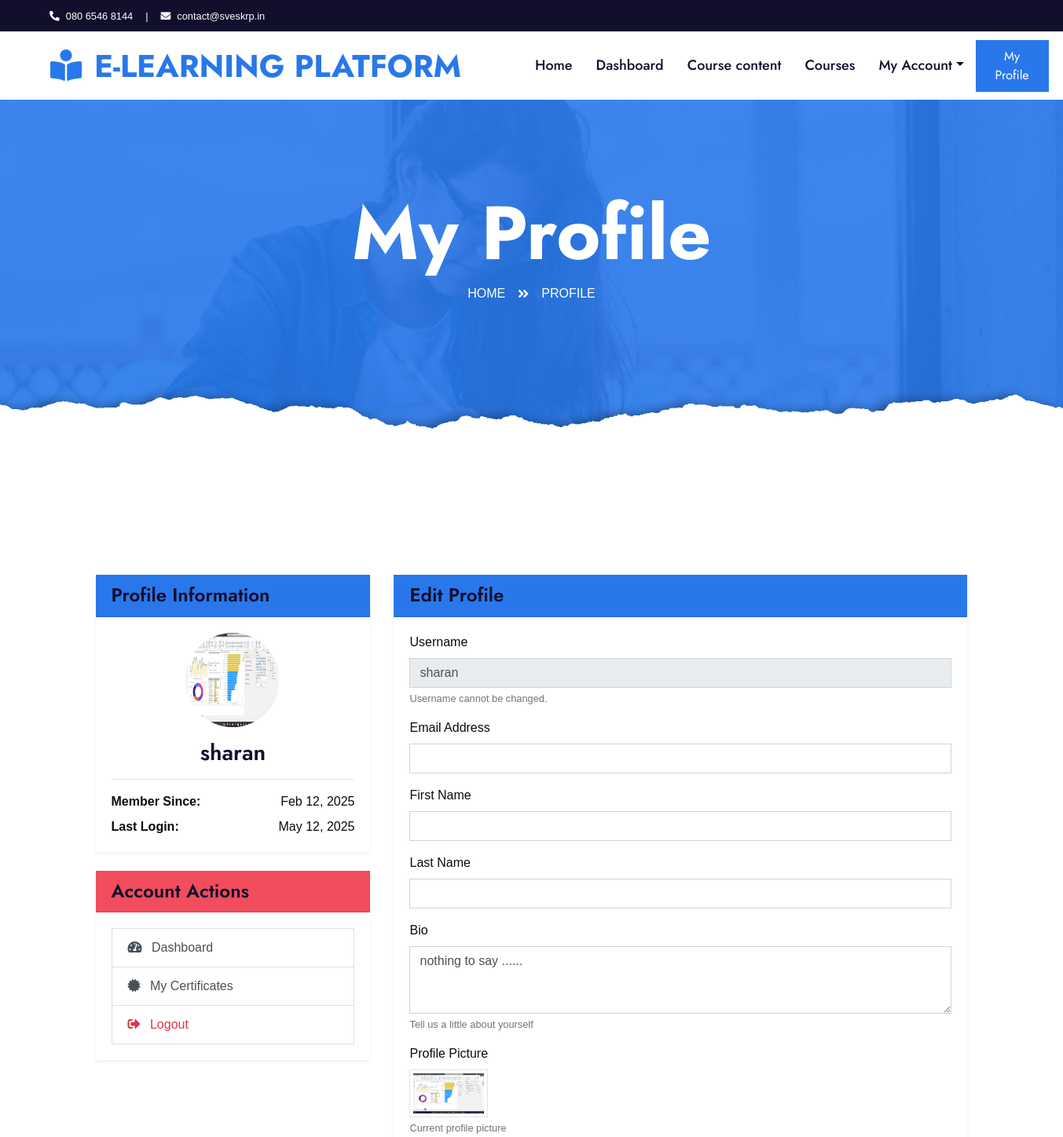
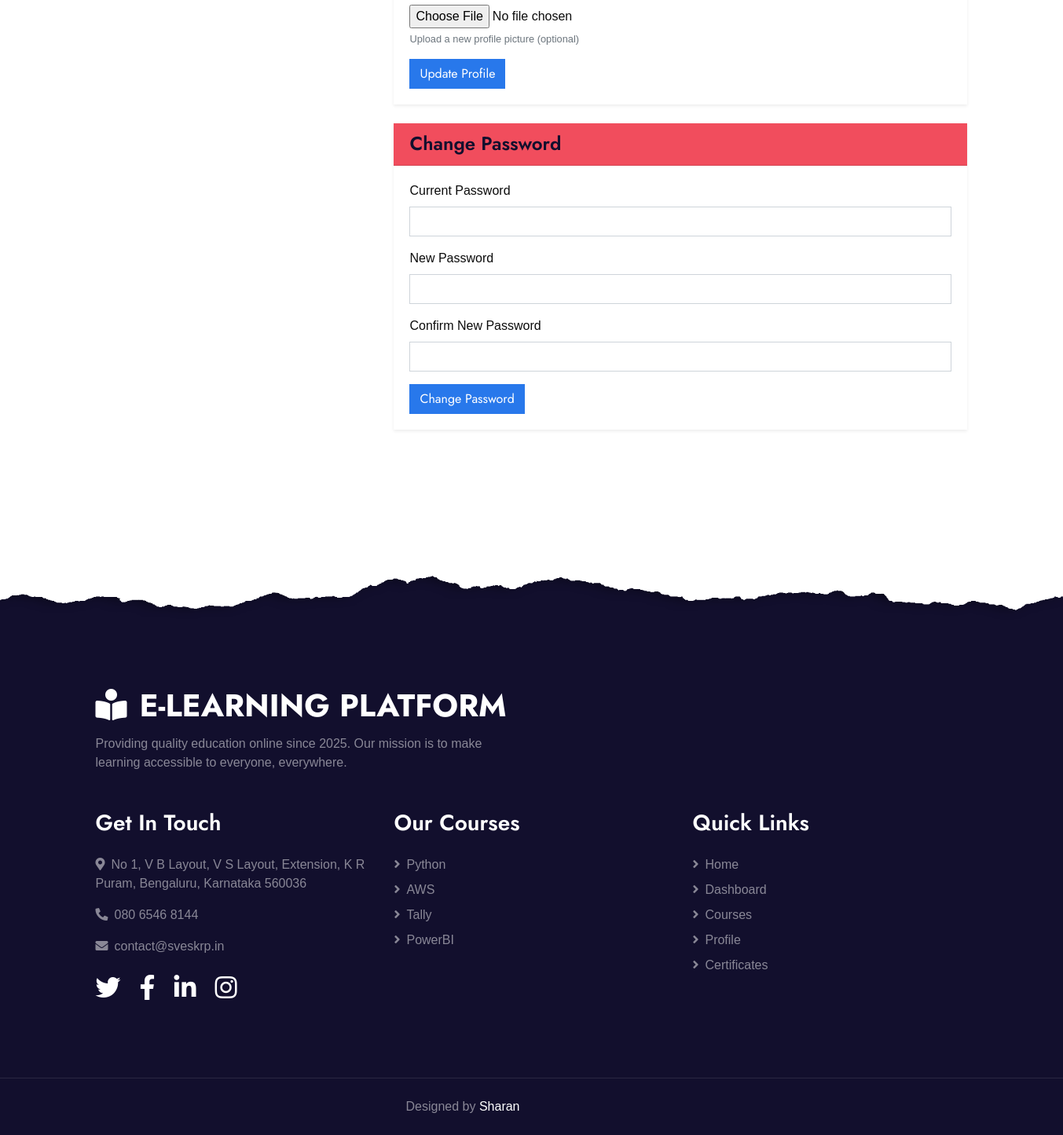
/profile/ (signed in), run on the app's committed database (2 pictures, top to bottom).
### certificate/models.py (models this page shows, shortened)
class UserProfile(models.Model):
    user = models.OneToOneField(User, on_delete=models.CASCADE)
    profile_picture = models.ImageField(upload_to='profile_pics/', default='default.jpg')
    bio = models.TextField(blank=True, null=True)

### certificate/views.py (the view, shortened to what this page needs)
# urls.py: path('profile/', views.profile, name='profile'),
@login_required_with_popup
def profile(request):
    user = request.user
    profile, created = UserProfile.objects.get_or_create(user=user)
    certificates = Certificate.objects.filter(user=user).select_related('category')
    categories = Category.objects.all()
    return render(request, 'profile.html', {
        'certificates': certificates,
        'user': user,
        'profile': profile,
        'categories': categories
    })

### certificate/templates/profile.html (shortened to what this page needs)
{% extends 'base.html' %}
{% load static %}
{% block content %}
<div class="jumbotron jumbotron-fluid page-header position-relative overlay-bottom" style="margin-bottom: 90px;">
    <div class="container text-center py-5">
        <h1 class="text-white display-1">My Profile</h1>
        <div class="d-inline-flex text-white mb-5">
            <p class="m-0 text-uppercase"><a class="text-white" href="{% url 'home' %}">Home</a></p>
            <i class="fa fa-angle-double-right pt-1 px-3"></i>
            <p class="m-0 text-uppercase">Profile</p>
        </div>
    </div>
</div>
<div class="container-fluid py-5">
    <div class="container py-5">
        <div class="row">
            <div class="col-lg-4 mb-5 mb-lg-0">
                <div class="card border-0 shadow-sm mb-4">
                    <div class="card-header bg-primary text-white">
                        <h4 class="m-0">Profile Information</h4>
                    </div>
                    <div class="card-body text-center">
                        {% if profile and profile.profile_picture %}
                            <img src="{{ profile.profile_picture.url }}" class="rounded-circle mb-3" width="120" height="120" alt="Profile Picture">
                        {% else %}
                            <i class="fa fa-user-circle fa-7x text-primary mb-4"></i>
                        {% endif %}
                        <h3>{{ user.username }}</h3>
                        <div class="border-top pt-3 mt-3">
                            <div class="row">
                                <div class="col-6 text-left">
                                    <strong>Member Since:</strong>
                                </div>
                                <div class="col-6 text-right">
                                    {{ user.date_joined|date:"M d, Y" }}
                                </div>
                            </div>
                            <div class="row mt-2">
                                <div class="col-6 text-left">
                                    <strong>Last Login:</strong>
                                </div>
                                <div class="col-6 text-right">
                                    {{ user.last_login|date:"M d, Y" }}
                                </div>
                            </div>
                        </div>
                    </div>
                </div>
                <div class="card border-0 shadow-sm">
                    <div class="card-header bg-secondary text-white">
                        <h4 class="m-0">Account Actions</h4>
                    </div>
                    <div class="card-body">
                        <div class="list-group">
                            <a href="{% url 'dashboard' %}" class="list-group-item list-group-item-action">
                                <i class="fa fa-tachometer-alt mr-2"></i> Dashboard
                            </a>
                            <a href="{% url 'certificate' %}" class="list-group-item list-group-item-action">
                                <i class="fa fa-certificate mr-2"></i> My Certificates
                            </a>
                            <a href="{% url 'logout' %}" class="list-group-item list-group-item-action text-danger">
                                <i class="fa fa-sign-out-alt mr-2"></i> Logout
                            </a>
                        </div>
                    </div>
                </div>
            </div>
            <div class="col-lg-8">
                <div class="card border-0 shadow-sm mb-4">
                    <div class="card-header bg-primary text-white">
                        <h4 class="m-0">Edit Profile</h4>
                    </div>
                    <div class="card-body">
                        <form method="post" action="" enctype="multipart/form-data">
                            <div class="form-group">
                                <label for="username">Username</label>
                                <input type="text" class="form-control" id="username" name="username" value="{{ user.username }}" readonly>
                                <small class="form-text text-muted">Username cannot be changed.</small>
                            </div>
                            <div class="form-group">
                                <label for="email">Email Address</label>
                                <input type="email" class="form-control" id="email" name="email" value="{{ user.email }}">
                            </div>
                            <div class="form-group">
                                <label for="first_name">First Name</label>
                                <input type="text" class="form-control" id="first_name" name="first_name" value="{{ user.first_name }}">
                            </div>
                            <div class="form-group">
                                <label for="last_name">Last Name</label>
                                <input type="text" class="form-control" id="last_name" name="last_name" value="{{ user.last_name }}">
                            </div>
                            <div class="form-group">
                                <label for="bio">Bio</label>
                                <textarea class="form-control" id="bio" name="bio" rows="3">{{ profile.bio }}</textarea>
                                <small class="form-text text-muted">Tell us a little about yourself</small>
                            </div>
                            <div class="form-group">
                                <label for="profile_picture">Profile Picture</label>
                                {% if profile.profile_picture %}
                                    <div class="mb-2">
                                        <img src="{{ profile.profile_picture.url }}" class="img-thumbnail" width="100" alt="Current Profile Picture">
                                        <small class="form-text text-muted">Current profile picture</small>
                                    </div>
                                {% endif %}
                                <input type="file" class="form-control-file" id="profile_picture" name="profile_picture">
                                <small class="form-text text-muted">Upload a new profile picture (optional)</small>
                            </div>
                            <button type="submit" class="btn btn-primary">Update Profile</button>
                        </form>
                    </div>
                </div>
                <div class="card border-0 shadow-sm">
                    <div class="card-header bg-secondary text-white">
                        <h4 class="m-0">Change Password</h4>
                    </div>
                    <div class="card-body">
                        <form method="post" action="">
                            <div class="form-group">
                                <label for="current_password">Current Password</label>
                                <input type="password" class="form-control" id="current_password" name="current_password">
                            </div>
                            <div class="form-group">
                                <label for="new_password">New Password</label>
                                <input type="password" class="form-control" id="new_password" name="new_password">
                            </div>
                            <div class="form-group">
                                <label for="confirm_password">Confirm New Password</label>
                                <input type="password" class="form-control" id="confirm_password" name="confirm_password">
                            </div>
                            <button type="submit" class="btn btn-primary">Change Password</button>
                        </form>
                    </div>
                </div>
            </div>
        </div>
    </div>
</div>
{% endblock %}

### static/css/fixes.css (style rules this page uses)
button, [type="button"], [type="reset"], [type="submit"] { -webkit-appearance: button; appearance: button; }

### data on the page
UserProfile: profile_picture (picture), bio "nothing to say ......"

### other printed values
{{ user.username }} "sharan"
{{ user.date_joined|date:"M d, Y" }} "Feb 12, 2025"
{{ user.last_login|date:"M d, Y" }} "May 12, 2025"
